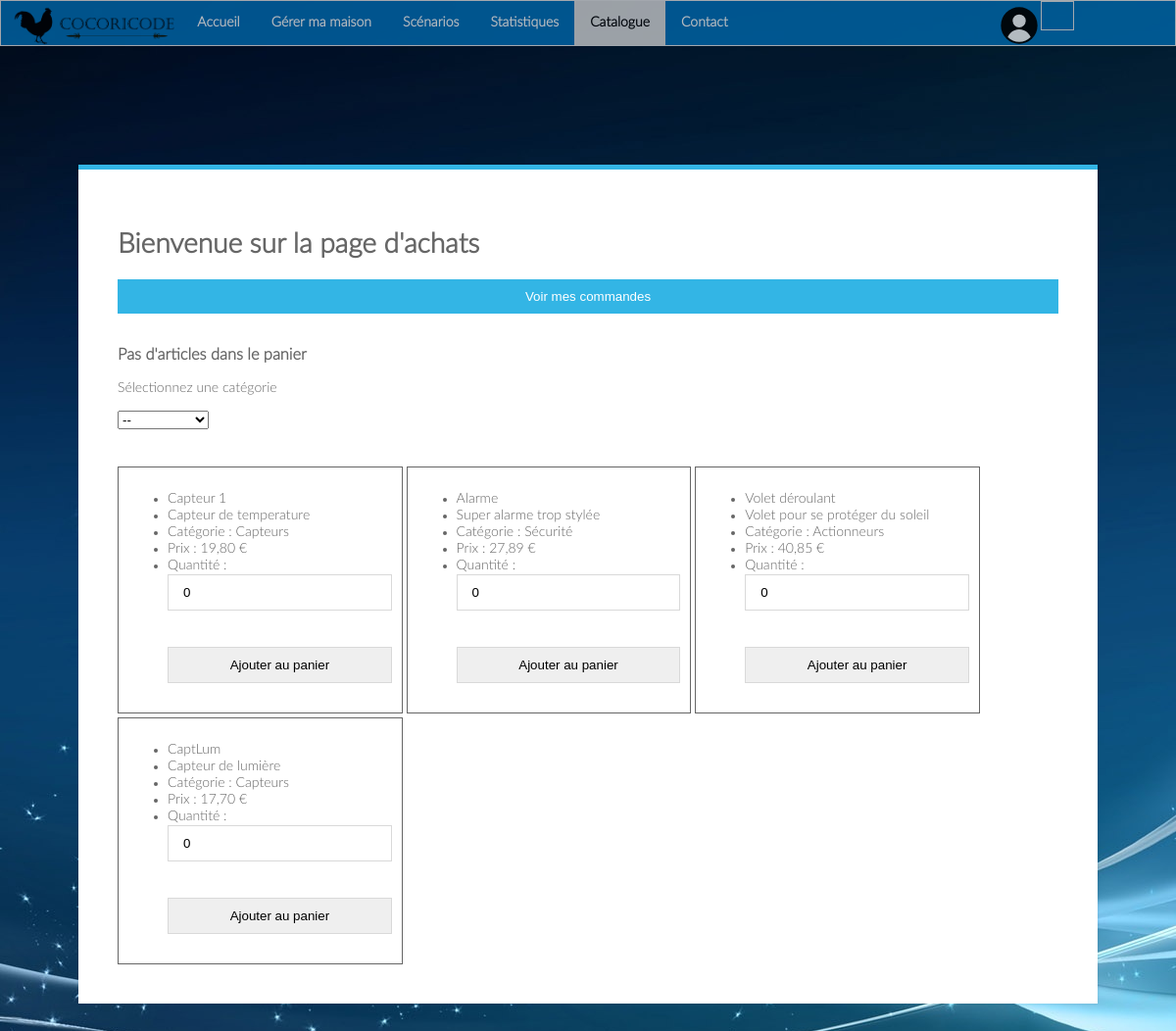
/index.php?page=catalogue (signed in), run on the app's committed database.
### tables this page shows
CREATE TABLE `Catalogue` (
  `Id` int(10) NOT NULL,
  `Nom` varchar(30) NOT NULL,
  `Description` varchar(300) NOT NULL,
  `Prix` varchar(10) NOT NULL,
  `Id_categorie` varchar(10) NOT NULL
);

CREATE TABLE `categories` (
  `Id` int(10) NOT NULL,
  `Nom` varchar(30) NOT NULL,
  `Description` varchar(300) NOT NULL
);

### Controleur/catalogue.php (called while the page is built)
<?php
include 'Vue/catalogue.php';
?>

### Vue/catalogue.php (the view, shortened to what this page needs)
<?php
if (! isset ( $_SESSION ['panier'] )) {
	$panier = "Pas d'articles dans le panier";
} else {
	$panier = count ( $_SESSION ['panier'] ) . " article(s) dans votre panier";
}
?>
<div class="module3">
	<div class="module form-block">
	<h1>Bienvenue sur la page d'achats</h1>
		<button onclick='document.location.href="index.php?page=cmdclient" '>Voir
			mes commandes</button>
		<br>
		<br>
		<h3><?php echo $panier ?></h3>
<p>Sélectionnez une catégorie</p>
		<form action="" method="post" id="categ">
			<select id="cat" name="cat"
				onchange='document.getElementById("categ").submit()'>
				<option value="rien">--</option>
	<?php
	include 'Modele/connexion_bdd.php';
	$req = $mysqli->query ( "SELECT * FROM categories" );
		?>
	</select>
		</form>
		<br>
		<br>
	<?php
if (isset ( $_POST ['cat'] ) && $_POST ['cat'] != "tout" && $_POST ['cat'] != "rien") {
	$idcat = $_POST ['cat'];
	$req = $mysqli->query ( "SELECT * FROM Catalogue WHERE Id_categorie = '$idcat'" );
} else {
	$req = $mysqli->query ( "SELECT * FROM Catalogue" );
}
while ( $don = $req->fetch_array ( MYSQLI_ASSOC ) ) {
	$cat = $don ['Id_categorie'];
	$reqcat = $mysqli->query ( "SELECT * FROM categories WHERE Id = '$cat'" );
	$cate = $reqcat->fetch_array ( MYSQLI_ASSOC );
	$catg = $cate ['Nom'];
	?>
<div class="capt">
			<ul>
				<li><?php echo $don['Nom'] ?></li>
				<li><?php echo $don['Description'] ?></li>
				<li>Catégorie : <?php echo $catg ?></li>
				<li>Prix : <?php echo $don['Prix'] ?> €</li>
				<form method="post" action="Controleur/achat.php?id=<?php echo $don['Id'] ?>">
					<li>Quantité : <input type="number" name="quant" min="0" max="100" step="1" value="0"></li>
					<br> <input type="submit" name='aj' value="Ajouter au panier">
				</form>
			</ul>
		</div>
<?php
}
?>
</div>
</div>

### Vue/style.css (style rules this page uses)
body { font-family: LatoLight; margin: 0; padding: 0; background-image: url('Vue/background.jpg'); background-size: 100%; height: 100%; }
body { background: #e9e9e9; background-image:url(background.jpg); color: #666666; font-size: 14px; -webkit-font-smoothing: antialiased; -moz-osx-font-smoothing: grayscale; }
.module3 { position: relative; padding-top: 8%; width: 100%; height : 100%; margin-bottom : 100px; }
.module3 .capt { margin-top: 4px; border: solid; border-width: 1px; display: inline-block; width: 28%; padding: 10px; -webkit-transition: width 2s; transition: width 2s; transition: all .2s ease-out; }
.form-block { position: relative; background: #ffffff; max-width: 80%; border-top: 5px solid #33b5e5; box-shadow: 0 0 3px rgba(0, 0, 0, 0.1); margin: 0 auto; padding: 40px; }
.form-block input { outline: none; display: block; width: 100%; border: 1px solid #d9d9d9; margin: 0 0 20px; padding: 10px 15px; box-sizing: border-box; font-wieght: 400; -webkit-transition: 0.3s ease; transition: 0.3s ease; }
.form-block button { cursor: pointer; background: #33b5e5; width: 100%; border: 0; padding: 10px 15px; color: #ffffff; -webkit-transition: 0.3s ease; transition: 0.3s ease; }

### data on the page
catalogue: Nom "Capteur 1", Description "Capteur de temperature", Id_categorie.Nom "Capteurs", Prix "19,80"
catalogue: Nom "Alarme", Description "Super alarme trop stylée", Id_categorie.Nom "Sécurité", Prix "27,89"
catalogue: Nom "Volet déroulant", Description "Volet pour se protéger du soleil", Id_categorie.Nom "Actionneurs", Prix "40,85"
catalogue: Nom "CaptLum", Description "Capteur de lumière", Id_categorie.Nom "Capteurs", Prix "17,70"

### other printed values
$panier "Pas d'articles dans le panier"
